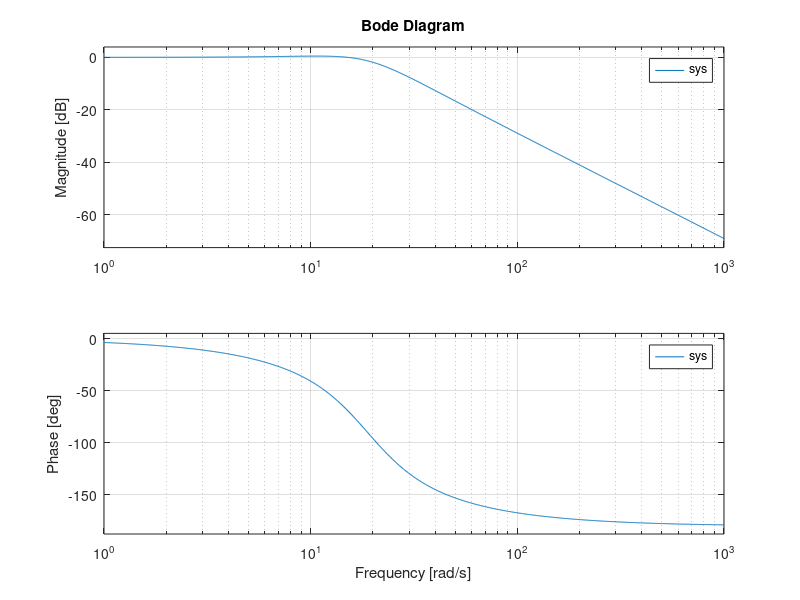

This chart was generated by the following MATLAB code:
%% Frequency Response of second order system
num = [356];
den = [1 22 356];
sys = tf (num , den) 
figure(1)
bode(sys)
